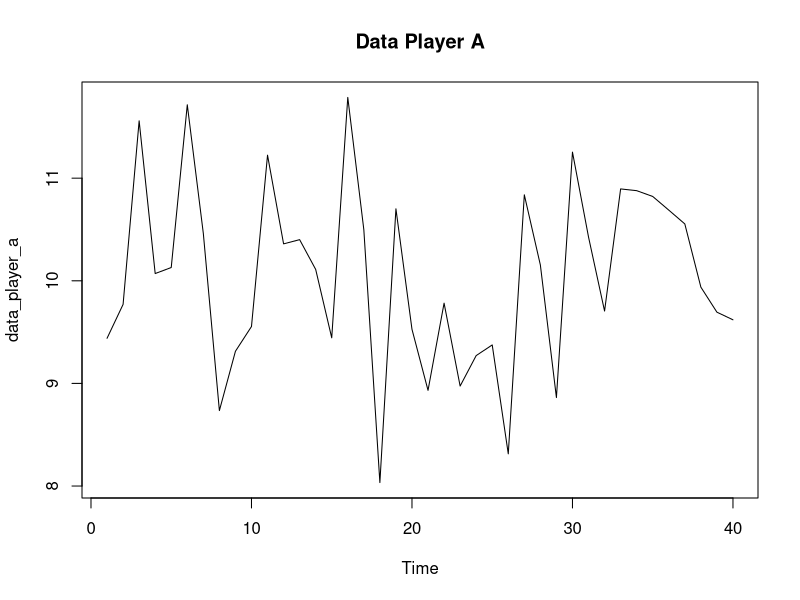
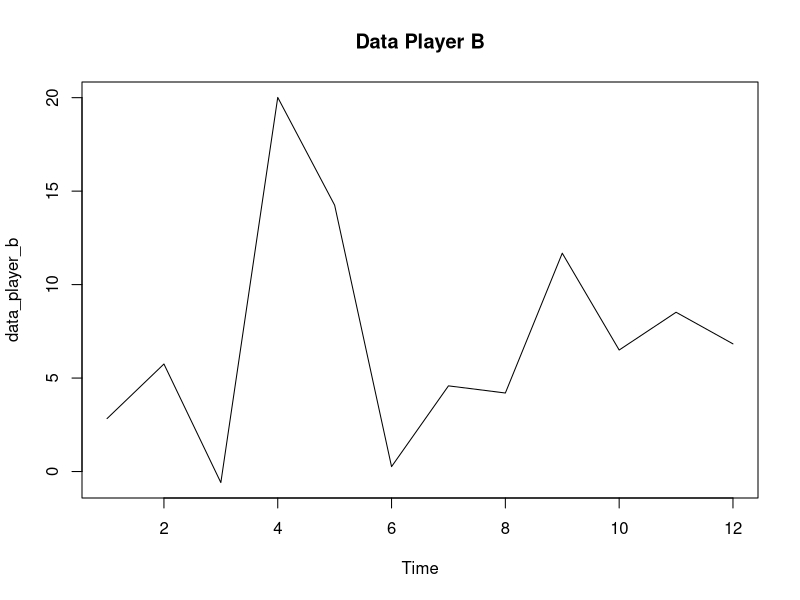
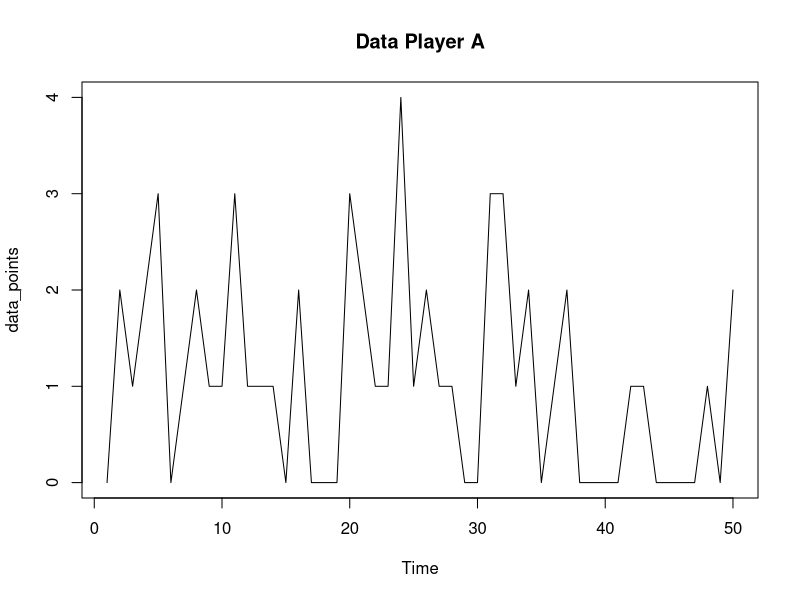

Write the R code that produced these figures, in order.
# Charger les bibliothèques nécessaires
library(forecast)
library(tseries)

# Générer des données exemple
set.seed(123)
data_player_a <- ts(rnorm(n = 40, mean = 10, sd = 1))
plot(data_player_a, main = "Data Player A")

data_player_b <- ts(rnorm(n = 12, mean = 7, sd = 6))
plot(data_player_b, main = "Data Player B")

# Fonction pour appliquer un lissage exponentiel
ewma <- function(data, alpha = 0.3) {
  filtered <- rep(NA, length(data))
  filtered[1] <- data[1]
  for (i in 2:length(data)) {
    filtered[i] <- alpha * data[i] + (1 - alpha) * filtered[i - 1]
  }
  return(filtered)
}

# Appliquer le lissage exponentiel aux données
data_player_a_ewma <- ewma(data_player_a, alpha = 0.3)
data_player_b_ewma <- ewma(data_player_b, alpha = 0.3)

# Ajuster un modèle ARIMA sur les données lissées
model_a <- auto.arima(data_player_a_ewma)
forecast_a <- forecast(model_a, h = 1)
print(forecast_a)

model_b <- auto.arima(data_player_b_ewma)
forecast_b <- forecast(model_b, h = 1)
print(forecast_b)


#### PREDICT POINTS

# Générer des données exemple
set.seed(123)
data_points <- sample(0:4, size = 50, replace = TRUE, prob = c(0.4, 0.3, 0.2, 0.09, 0.01))  # Points entre 0 et 4
data_points <- ts(data_points)
plot(data_points, main = "Data Player A")

data_points_emwa <- ewma(data_points, alpha = 0.3)

model <- auto.arima(data_points_emwa)
forecast <- forecast(model, h = 1)
print(forecast)
